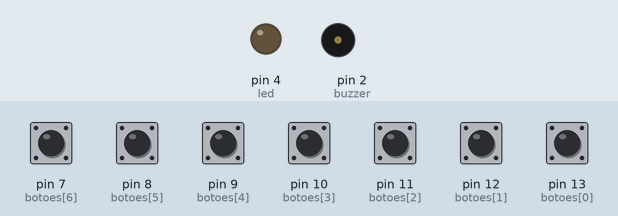
This sketch was run on a simulated Arduino Uno, built with avr-gcc and run on an emulated ATmega328P. Parts: output pins drawn as LEDs (lit = HIGH), buzzer (waves = sounding). The test bench sets the inputs (shaded band); at power-on: pin 7 (botoes[6]), pin 8 (botoes[5]), pin 9 (botoes[4]), pin 10 (botoes[3]), pin 11 (botoes[2]), pin 12 (botoes[1]), pin 13 (botoes[0]) HIGH.

Above: at 1.2 s.
1.3 s: pin 7 (botoes[6]) pulled LOW for 0.15 s
At 1.47 s:
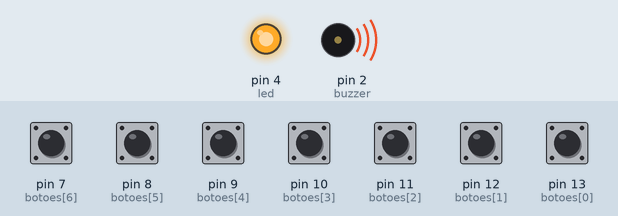
3.1 s: pin 8 (botoes[5]) pulled LOW for 1 s
At 3.27 s:
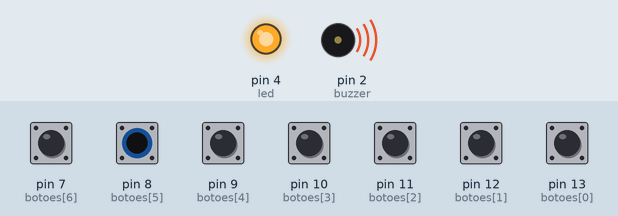
Timing chart, 0 to 6.1 s (numbered marks = the images above; inputs shaded):
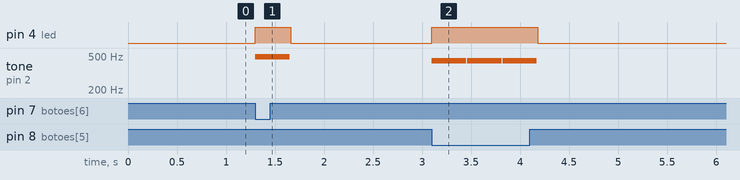

The sketch:

mini_piano.ino
```cpp
int buzzer = 2; // Pino do buzzer / Buzzer pin
int led = 4; // Pino do LED de funcionamento / Status LED pin

const int botoes[] = {13, 12, 11, 10, 9, 8, 7}; // Pinos dos botões / Button pins
const int notas[] = {261, 294, 329, 349, 392, 440, 493}; // Frequências das notas (Dó a Si) / Note frequencies (C to B)

void setup() {
  pinMode(buzzer, OUTPUT); // Define o buzzer como saída / Set buzzer as output
  pinMode(led, OUTPUT); // Define o LED como saída / Set LED as output

  for (int i = 0; i < 7; i++) {
    pinMode(botoes[i], INPUT_PULLUP); // Define botões como entrada com pull-up / Set buttons as input with pull-up
  }
}

void loop() {
  bool notaTocada = false; // Flag para verificar se uma nota foi tocada / Flag to check if a note was played

  for (int i = 0; i < 7; i++) {
    if (digitalRead(botoes[i]) == LOW) { // Verifica se o botão foi pressionado / Check if button is pressed
      digitalWrite(led, HIGH); // Liga o LED / Turn on LED
      tone(buzzer, notas[i]); // Toca a nota correspondente / Play corresponding note
      delay(350); // Aguarda 350 ms / Wait 350 ms
      noTone(buzzer); // Para o som / Stop sound
      delay(10); // Pequena pausa / Small delay
      notaTocada = true;
      break;
    }
  }

  if (!notaTocada) {
    digitalWrite(led, LOW); // Desliga o LED / Turn off LED
    noTone(buzzer); // Garante que o som pare / Ensure sound is off
  }
}
```

Measured:
- after the input at 1.3 s, pin 4 (led): LOW → HIGH at once, → LOW 0.36 s later; tone on pin 2 (buzzer): silent → 493 Hz at once, → silent 0.35 s later
- after the input at 3.1 s, pin 4 (led): LOW → HIGH at once, → LOW 1.1 s later; tone on pin 2 (buzzer): alternates 440 Hz for 0.35 s and silent for 0.01 s, 6 changes in all, then stays silent, starting at once
